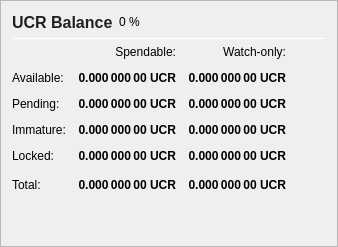
                   <widget class="QFrame" name="frame_Balances">
                    <property name="frameShape">
                     <enum>QFrame::StyledPanel</enum>
                    </property>
                    <property name="frameShadow">
                     <enum>QFrame::Raised</enum>
                    </property>
                    <layout class="QVBoxLayout" name="verticalLayout_4">
                     <item>
                      <layout class="QHBoxLayout" name="horizontalLayout_4">
                       <item>
                        <widget class="QLabel" name="label_5">
                         <property name="minimumSize">
                          <size>
                           <width>0</width>
                           <height>20</height>
                          </size>
                         </property>
                         <property name="styleSheet">
                            <string>QLabel {
                                color: #202020;
                            }</string>
                         </property>
                         <property name="font">
                          <font>
                           <pointsize>12</pointsize>
                           <weight>75</weight>
                           <bold>true</bold>
                          </font>
                         </property>
                         <property name="text">
                          <string>UCR Balance</string>
                         </property>
                        </widget>
                       </item>
                       <item>
                        <widget class="QLabel" name="labelUCRPercent">
                         <property name="text">
                          <string notr="true">0 %</string>
                         </property>
                        </widget>
                       </item>
                       <item>
                        <spacer name="horizontalSpacer_3">
                         <property name="orientation">
                          <enum>Qt::Horizontal</enum>
                         </property>
                         <property name="sizeHint" stdset="0">
                          <size>
                           <width>40</width>
                           <height>20</height>
                          </size>
                         </property>
                        </spacer>
                       </item>
                      </layout>
                     </item>
                     <item>
                      <widget class="Line" name="line_Balance">
                       <property name="minimumSize">
                        <size>
                         <width>0</width>
                         <height>1</height>
                        </size>
                       </property>
                       <property name="maximumSize">
                        <size>
                         <width>16777215</width>
                         <height>1</height>
                        </size>
                       </property>
                       <property name="orientation">
                        <enum>Qt::Horizontal</enum>
                       </property>
                      </widget>
                     </item>
                     <item>
                      <layout class="QGridLayout" name="gridLayout">
                       <property name="spacing">
                        <number>12</number>
                       </property>
                       <item row="0" column="1">
                        <widget class="QLabel" name="labelSpendable">
                         <property name="text">
                          <string>Spendable:</string>
                         </property>
                         <property name="alignment">
                          <set>Qt::AlignRight|Qt::AlignTrailing|Qt::AlignVCenter</set>
                         </property>
                        </widget>
                       </item>
                       <item row="0" column="2">
                        <widget class="QLabel" name="labelWatchonly">
                         <property name="text">
                          <string>Watch-only:</string>
                         </property>
                         <property name="alignment">
                          <set>Qt::AlignRight|Qt::AlignTrailing|Qt::AlignVCenter</set>
                         </property>
                        </widget>
                       </item>
                       <item row="1" column="0">
                        <widget class="QLabel" name="labelBalanceText">
                         <property name="text">
                          <string>Available:</string>
                         </property>
                        </widget>
                       </item>
                       <item row="1" column="1">
                        <widget class="QLabel" name="labelBalance">
                         <property name="font">
                          <font>
                           <weight>75</weight>
                           <bold>true</bold>
                          </font>
                         </property>
                         <property name="cursor">
                          <cursorShape>IBeamCursor</cursorShape>
                         </property>
                         <property name="toolTip">
                          <string>Your current spendable balance</string>
                         </property>
                         <property name="text">
                          <string notr="true">0.000 000 00 UCR</string>
                         </property>
                         <property name="alignment">
                          <set>Qt::AlignRight|Qt::AlignTrailing|Qt::AlignVCenter</set>
                         </property>
                         <property name="textInteractionFlags">
                          <set>Qt::LinksAccessibleByMouse|Qt::TextSelectableByKeyboard|Qt::TextSelectableByMouse</set>
                         </property>
                        </widget>
                       </item>
                       <item row="1" column="2">
                        <widget class="QLabel" name="labelWatchAvailable">
                         <property name="font">
                          <font>
                           <weight>75</weight>
                           <bold>true</bold>
                          </font>
                         </property>
                         <property name="cursor">
                          <cursorShape>IBeamCursor</cursorShape>
                         </property>
                         <property name="toolTip">
                          <string>Your current balance in watch-only addresses</string>
                         </property>
                         <property name="text">
                          <string notr="true">0.000 000 00 UCR</string>
                         </property>
                         <property name="alignment">
                          <set>Qt::AlignRight|Qt::AlignTrailing|Qt::AlignVCenter</set>
                         </property>
                         <property name="textInteractionFlags">
                          <set>Qt::LinksAccessibleByMouse|Qt::TextSelectableByKeyboard|Qt::TextSelectableByMouse</set>
                         </property>
                        </widget>
                       </item>
                       <item row="2" column="0">
                        <widget class="QLabel" name="labelPendingText">
                         <property name="text">
                          <string>Pending:</string>
                         </property>
                        </widget>
                       </item>
                       <item row="2" column="1">
                        <widget class="QLabel" name="labelUnconfirmed">
                         <property name="font">
                          <font>
                           <weight>75</weight>
                           <bold>true</bold>
                          </font>
                         </property>
                         <property name="cursor">
                          <cursorShape>IBeamCursor</cursorShape>
                         </property>
                         <property name="toolTip">
                          <string>Total of transactions that have yet to be confirmed, and do not yet count toward the spendable balance</string>
                         </property>
                         <property name="text">
                          <string notr="true">0.000 000 00 UCR</string>
                         </property>
                         <property name="alignment">
                          <set>Qt::AlignRight|Qt::AlignTrailing|Qt::AlignVCenter</set>
                         </property>
                         <property name="textInteractionFlags">
                          <set>Qt::LinksAccessibleByMouse|Qt::TextSelectableByKeyboard|Qt::TextSelectableByMouse</set>
                         </property>
                        </widget>
                       </item>
                       <item row="2" column="2">
                        <widget class="QLabel" name="labelWatchPending">
                         <property name="font">
                          <font>
                           <weight>75</weight>
                           <bold>true</bold>
                          </font>
                         </property>
                         <property name="cursor">
                          <cursorShape>IBeamCursor</cursorShape>
                         </property>
                         <property name="toolTip">
                          <string>Unconfirmed transactions to watch-only addresses</string>
                         </property>
                         <property name="text">
                          <string notr="true">0.000 000 00 UCR</string>
                         </property>
                         <property name="alignment">
                          <set>Qt::AlignRight|Qt::AlignTrailing|Qt::AlignVCenter</set>
                         </property>
                         <property name="textInteractionFlags">
                          <set>Qt::LinksAccessibleByMouse|Qt::TextSelectableByKeyboard|Qt::TextSelectableByMouse</set>
                         </property>
                        </widget>
                       </item>
                       <item row="3" column="0">
                        <widget class="QLabel" name="labelImmatureText">
                         <property name="text">
                          <string>Immature:</string>
                         </property>
                        </widget>
                       </item>
                       <item row="3" column="1">
                        <widget class="QLabel" name="labelImmature">
                         <property name="font">
                          <font>
                           <weight>75</weight>
                           <bold>true</bold>
                          </font>
                         </property>
                         <property name="cursor">
                          <cursorShape>IBeamCursor</cursorShape>
                         </property>
                         <property name="toolTip">
                          <string>Staked or masternode rewards that has not yet matured</string>
                         </property>
                         <property name="text">
                          <string notr="true">0.000 000 00 UCR</string>
                         </property>
                         <property name="alignment">
                          <set>Qt::AlignRight|Qt::AlignTrailing|Qt::AlignVCenter</set>
                         </property>
                         <property name="textInteractionFlags">
                          <set>Qt::LinksAccessibleByMouse|Qt::TextSelectableByKeyboard|Qt::TextSelectableByMouse</set>
                         </property>
                        </widget>
                       </item>
                       <item row="3" column="2">
                        <widget class="QLabel" name="labelWatchImmature">
                         <property name="font">
                          <font>
                           <weight>75</weight>
                           <bold>true</bold>
                          </font>
                         </property>
                         <property name="cursor">
                          <cursorShape>IBeamCursor</cursorShape>
                         </property>
                         <property name="toolTip">
                          <string>Staked or masternode rewards in watch-only addresses that has not yet matured</string>
                         </property>
                         <property name="text">
                          <string notr="true">0.000 000 00 UCR</string>
                         </property>
                         <property name="alignment">
                          <set>Qt::AlignRight|Qt::AlignTrailing|Qt::AlignVCenter</set>
                         </property>
                         <property name="textInteractionFlags">
                          <set>Qt::LinksAccessibleByMouse|Qt::TextSelectableByKeyboard|Qt::TextSelectableByMouse</set>
                         </property>
                        </widget>
                       </item>
                       <item row="4" column="0">
                        <widget class="QLabel" name="labelLockedBalanceText">
                         <property name="toolTip">
                          <string>Locked UCR or Masternode collaterals. These are excluded from zUCR minting.</string>
                         </property>
                         <property name="text">
                          <string>Locked:</string>
                         </property>
                        </widget>
                       </item>
                       <item row="4" column="1">
                        <widget class="QLabel" name="labelLockedBalance">
                         <property name="font">
                          <font>
                           <weight>75</weight>
                           <bold>true</bold>
                          </font>
                         </property>
                         <property name="cursor">
                          <cursorShape>IBeamCursor</cursorShape>
                         </property>
                         <property name="toolTip">
                          <string>Locked UCR or Masternode collaterals. These are excluded from zUCR minting.</string>
                         </property>
                         <property name="text">
                          <string notr="true">0.000 000 00 UCR</string>
                         </property>
                         <property name="alignment">
                          <set>Qt::AlignRight|Qt::AlignTrailing|Qt::AlignVCenter</set>
                         </property>
                         <property name="textInteractionFlags">
                          <set>Qt::LinksAccessibleByMouse|Qt::TextSelectableByKeyboard|Qt::TextSelectableByMouse</set>
                         </property>
                        </widget>
                       </item>
                       <item row="4" column="2">
                        <widget class="QLabel" name="labelWatchLocked">
                         <property name="font">
                          <font>
                           <weight>75</weight>
                           <bold>true</bold>
                          </font>
                         </property>
                         <property name="cursor">
                          <cursorShape>IBeamCursor</cursorShape>
                         </property>
                         <property name="toolTip">
                          <string>Current locked balance in watch-only addresses</string>
                         </property>
                         <property name="text">
                          <string notr="true">0.000 000 00 UCR</string>
                         </property>
                         <property name="alignment">
                          <set>Qt::AlignRight|Qt::AlignTrailing|Qt::AlignVCenter</set>
                         </property>
                         <property name="textInteractionFlags">
                          <set>Qt::LinksAccessibleByMouse|Qt::TextSelectableByKeyboard|Qt::TextSelectableByMouse</set>
                         </property>
                        </widget>
                       </item>
                       <item row="5" column="0">
                        <widget class="QLabel" name="labelTotalText">
                         <property name="toolTip">
                          <string>Your current UltraClear balance, unconfirmed and immature transactions included</string>
                         </property>
                         <property name="text">
                          <string>Total:</string>
                         </property>
                        </widget>
                       </item>
                       <item row="5" column="1">
                        <widget class="QLabel" name="labelTotal">
                         <property name="font">
                          <font>
                           <weight>75</weight>
                           <bold>true</bold>
                          </font>
                         </property>
                         <property name="cursor">
                          <cursorShape>IBeamCursor</cursorShape>
                         </property>
                         <property name="toolTip">
                          <string>Your current UltraClear balance, unconfirmed and immature transactions included</string>
                         </property>
                         <property name="text">
                          <string notr="true">0.000 000 00 UCR</string>
                         </property>
                         <property name="alignment">
                          <set>Qt::AlignRight|Qt::AlignTrailing|Qt::AlignVCenter</set>
                         </property>
                         <property name="textInteractionFlags">
                          <set>Qt::LinksAccessibleByMouse|Qt::TextSelectableByKeyboard|Qt::TextSelectableByMouse</set>
                         </property>
                        </widget>
                       </item>
                       <item row="5" column="2">
                        <widget class="QLabel" name="labelWatchTotal">
                         <property name="font">
                          <font>
                           <weight>75</weight>
                           <bold>true</bold>
                          </font>
                         </property>
                         <property name="cursor">
                          <cursorShape>IBeamCursor</cursorShape>
                         </property>
                         <property name="toolTip">
                          <string>Current total balance in watch-only addresses</string>
                         </property>
                         <property name="text">
                          <string notr="true">0.000 000 00 UCR</string>
                         </property>
                         <property name="alignment">
                          <set>Qt::AlignRight|Qt::AlignTrailing|Qt::AlignVCenter</set>
                         </property>
                         <property name="textInteractionFlags">
                          <set>Qt::LinksAccessibleByMouse|Qt::TextSelectableByKeyboard|Qt::TextSelectableByMouse</set>
                         </property>
                        </widget>
                       </item>
                       <item row="5" column="3">
                        <spacer name="horizontalSpacer_9">
                         <property name="orientation">
                          <enum>Qt::Horizontal</enum>
                         </property>
                         <property name="sizeHint" stdset="0">
                          <size>
                           <width>40</width>
                           <height>20</height>
                          </size>
                         </property>
                        </spacer>
                       </item>
                      </layout>
                     </item>
                     <item>
                      <spacer name="verticalSpacer_3">
                       <property name="orientation">
                        <enum>Qt::Vertical</enum>
                       </property>
                       <property name="sizeHint" stdset="0">
                        <size>
                         <width>20</width>
                         <height>40</height>
                        </size>
                       </property>
                      </spacer>
                     </item>
                    </layout>
                   </widget>
